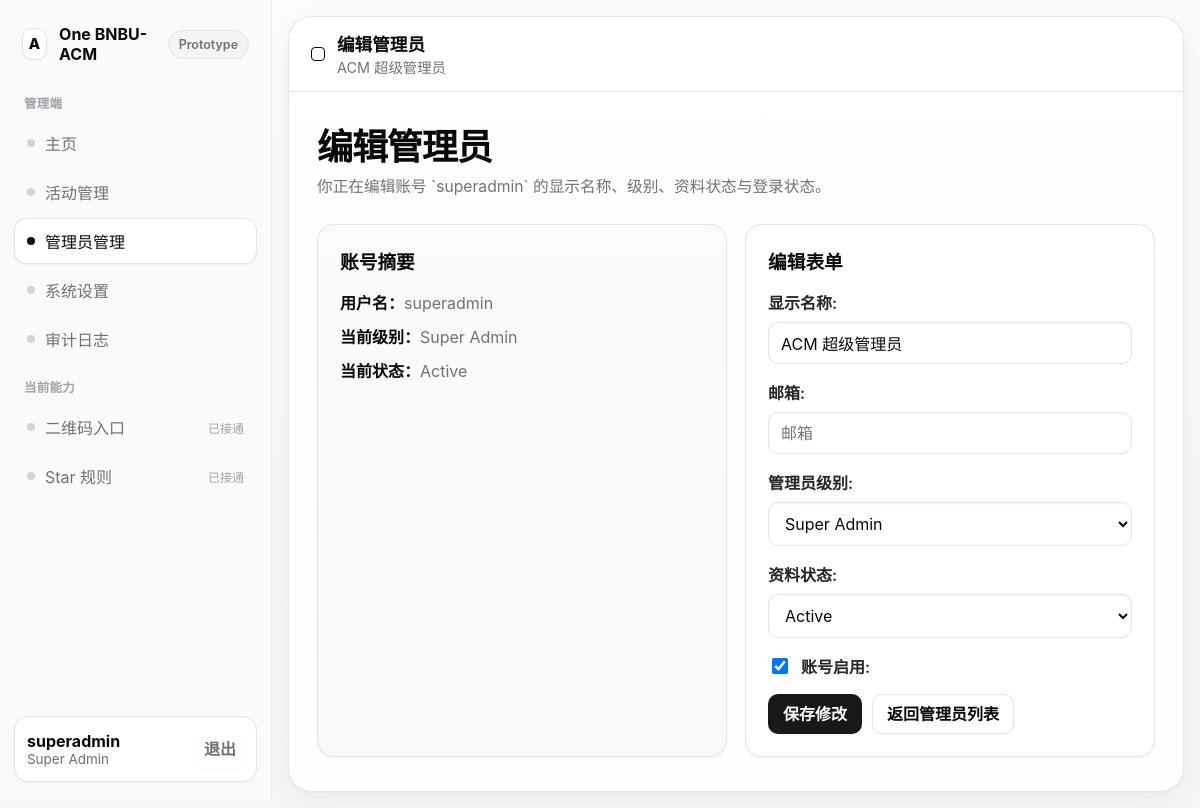
The page /management/admins/1/edit/ (signed in) on the database its author committed.
### core/models.py (models this page shows, shortened)
class User(AbstractUser):
    class Roles(models.TextChoices):
        MEMBER = 'member', 'Member'
        ADMIN = 'admin', 'Admin'
        SUPER_ADMIN = 'super_admin', 'Super Admin'
    role = models.CharField(
        max_length=20,
        choices=Roles.choices,
        default=Roles.MEMBER,
    )

class AdminProfile(models.Model):
    class Level(models.TextChoices):
        ADMIN = 'admin', 'Admin'
        SUPER_ADMIN = 'super_admin', 'Super Admin'
    class Status(models.TextChoices):
        ACTIVE = 'active', 'Active'
        INACTIVE = 'inactive', 'Inactive'
    user = models.OneToOneField(User, on_delete=models.CASCADE, related_name='admin_profile')
    display_name = models.CharField(max_length=100)
    admin_level = models.CharField(max_length=20, choices=Level.choices, default=Level.ADMIN)
    status = models.CharField(max_length=20, choices=Status.choices, default=Status.ACTIVE)
    created_at = models.DateTimeField(auto_now_add=True)
    updated_at = models.DateTimeField(auto_now=True)

### core/views.py (the view, shortened to what this page needs)
# urls.py: path('management/admins/<int:admin_profile_id>/edit/', views.admin_edit, name='admin-edit'),
@login_required
def admin_edit(request, admin_profile_id):
    if not require_super_admin(request.user):
        return HttpResponseForbidden('仅超级管理员可访问。')
    admin_profile = get_object_or_404(AdminProfile.objects.select_related('user'), pk=admin_profile_id)
    initial = {
        'display_name': admin_profile.display_name,
        'email': admin_profile.user.email,
        'admin_level': admin_profile.admin_level,
        'status': admin_profile.status,
        'is_active': admin_profile.user.is_active,
    }
    form = AdminUpdateForm(request.POST or None, initial=initial)
    return render(
        request,
        'core/management/admin_edit.html',
        {'form': form, 'admin_profile': admin_profile},
    )

### core/forms.py
class AdminUpdateForm(forms.Form):
    display_name = forms.CharField(label='显示名称', max_length=100)
    email = forms.EmailField(label='邮箱', required=False)
    admin_level = forms.ChoiceField(label='管理员级别', choices=AdminProfile.Level.choices)
    status = forms.ChoiceField(label='资料状态', choices=AdminProfile.Status.choices)
    is_active = forms.BooleanField(label='账号启用', required=False)
    def __init__(self, *args, **kwargs):
        super().__init__(*args, **kwargs)
        apply_widget_attrs(self.fields)
        self.fields['email'].widget.attrs['autocomplete'] = 'email'

### core/forms.py (called while the page is built)
def apply_widget_attrs(fields):
    text_like_widgets = (
        forms.TextInput,
        forms.EmailInput,
        forms.PasswordInput,
        forms.NumberInput,
        forms.Textarea,
        forms.DateTimeInput,
        forms.Select,
    )
    for field in fields.values():
        widget = field.widget
        attrs = widget.attrs.copy()
        if isinstance(widget, text_like_widgets):
            attrs.setdefault('placeholder', field.label)
        if isinstance(widget, forms.DateTimeInput):
            attrs.setdefault('step', 60)
        widget.attrs = attrs

### core/views.py (called while the page is built)
def require_super_admin(user):
    return user.is_authenticated and user.role == User.Roles.SUPER_ADMIN

### templates/core/management/admin_edit.html (shortened to what this page needs)
{% extends "base.html" %}
{% block topbar_title %}编辑管理员{% endblock %}
{% block topbar_subtitle %}<div class="topbar-subtitle">{{ admin_profile.display_name }}</div>{% endblock %}
{% block content %}
<section class="page-hero">
    <h2>编辑管理员</h2>
    <p>你正在编辑账号 `{{ admin_profile.user.username }}` 的显示名称、级别、资料状态与登录状态。</p>
</section>
<section class="grid">
    <article class="card soft">
        <div class="card-header">
            <h3>账号摘要</h3>
        </div>
        <div class="stack" style="gap: 10px;">
            <div><strong>用户名：</strong><span class="muted">{{ admin_profile.user.username }}</span></div>
            <div><strong>当前级别：</strong><span class="muted">{{ admin_profile.get_admin_level_display }}</span></div>
            <div><strong>当前状态：</strong><span class="muted">{{ admin_profile.get_status_display }}</span></div>
        </div>
    </article>
    <article class="card">
        <div class="card-header">
            <h3>编辑表单</h3>
        </div>
        <form method="post">
            {{ form.as_p }}
            <div class="inline-actions">
                <button type="submit">保存修改</button>
                <a class="button ghost" href="{% url 'admin-list-manage' %}">返回管理员列表</a>
            </div>
        </form>
    </article>
</section>
{% endblock %}

### templates/base.html (shortened to what this page needs)
<!DOCTYPE html>
<html lang="zh-Hans">
<head>
</head>
<body>
    <div class="app-shell">
        <aside class="sidebar">
            <div class="sidebar-inner">
                <div class="brand-row">
                    <div class="brand-mark">
                        <span class="brand-glyph">A</span>
                        <span>One BNBU-ACM</span>
                    </div>
                    <span class="version-pill">Prototype</span>
                </div>
                {% if request.user.role == 'member' %}
                    <div>
                        <div class="nav-group-title">队员端</div>
                        <nav class="nav-list">
                            <a class="nav-item {% if request.resolver_match.url_name == 'member-dashboard' %}active{% endif %}" href="{% url 'member-dashboard' %}">
                                <span class="nav-item-label"><span class="nav-bullet"></span><span>主页</span></span>
                            </a>
                            <a class="nav-item {% if request.resolver_match.url_name == 'member-event-list' or request.resolver_match.url_name == 'member-event-detail' %}active{% endif %}" href="{% url 'member-event-list' %}">
                                <span class="nav-item-label"><span class="nav-bullet"></span><span>活动</span></span>
                            </a>
                            <a class="nav-item {% if request.resolver_match.url_name == 'member-checkin-history' %}active{% endif %}" href="{% url 'member-checkin-history' %}">
                                <span class="nav-item-label"><span class="nav-bullet"></span><span>签到历史</span></span>
                            </a>
                            <a class="nav-item {% if request.resolver_match.url_name == 'member-profile' %}active{% endif %}" href="{% url 'member-profile' %}">
                                <span class="nav-item-label"><span class="nav-bullet"></span><span>个人资料</span></span>
                            </a>
                        </nav>
                    </div>
                {% else %}
                    <div>
                        <div class="nav-group-title">管理端</div>
                        <nav class="nav-list">
                            <a class="nav-item {% if request.resolver_match.url_name == 'management-dashboard' %}active{% endif %}" href="{% url 'management-dashboard' %}">
                                <span class="nav-item-label"><span class="nav-bullet"></span><span>主页</span></span>
                            </a>
                            <a class="nav-item " href="{% url 'event-list-manage' %}">
                                <span class="nav-item-label"><span class="nav-bullet"></span><span>活动管理</span></span>
                            </a>
                            {% if request.user.role == 'super_admin' %}
                                <a class="nav-item {% if request.resolver_match.url_name == 'admin-list-manage' or request.resolver_match.url_name == 'admin-edit' %}active{% endif %}" href="{% url 'admin-list-manage' %}">
                                    <span class="nav-item-label"><span class="nav-bullet"></span><span>管理员管理</span></span>
                                </a>
                                <a class="nav-item {% if request.resolver_match.url_name == 'system-settings-manage' %}active{% endif %}" href="{% url 'system-settings-manage' %}">
                                    <span class="nav-item-label"><span class="nav-bullet"></span><span>系统设置</span></span>
                                </a>
                                <a class="nav-item {% if request.resolver_match.url_name == 'audit-log-list' %}active{% endif %}" href="{% url 'audit-log-list' %}">
                                    <span class="nav-item-label"><span class="nav-bullet"></span><span>审计日志</span></span>
                                </a>
                            {% endif %}
                        </nav>
                    </div>
                    <div>
                        <div class="nav-group-title">当前能力</div>
                        <div class="nav-list">
                            <div class="nav-item">
                                <span class="nav-item-label"><span class="nav-bullet"></span><span>二维码入口</span></span>
                                <span class="nav-note">已接通</span>
                            </div>
                            <div class="nav-item">
                                <span class="nav-item-label"><span class="nav-bullet"></span><span>Star 规则</span></span>
                                <span class="nav-note">已接通</span>
                            </div>
                        </div>
                    </div>
                {% endif %}
                <div class="sidebar-footer">
                    <div class="user-card">
                        <div class="user-meta">
                            <div class="user-name">{{ request.user.username }}</div>
                            <div class="user-role">{{ request.user.get_role_display }}</div>
                        </div>
                        <form method="post" action="{% url 'logout' %}">
                            <button class="ghost-button" type="submit">退出</button>
                        </form>
                    </div>
                </div>
            </div>
        </aside>
        <main class="main-shell">
            <div class="canvas">
                <header class="topbar">
                    <div class="topbar-title">
                        <span class="topbar-dot"></span>
                        <div>
                            <h1>{% block topbar_title %}主页{% endblock %}</h1>
                            {% block topbar_subtitle %}{% endblock %}
                        </div>
                    </div>
                </header>
                <div class="content">
                    {% block content %}{% endblock %}
                </div>
            </div>
        </main>
    </div>
</body>
</html>

### rows shown on the page
User: user.username "superadmin", user.role "Super Admin"
AdminProfile: display_name "ACM 超级管理员", user.username "superadmin", admin_level "Super Admin", status "Active"
